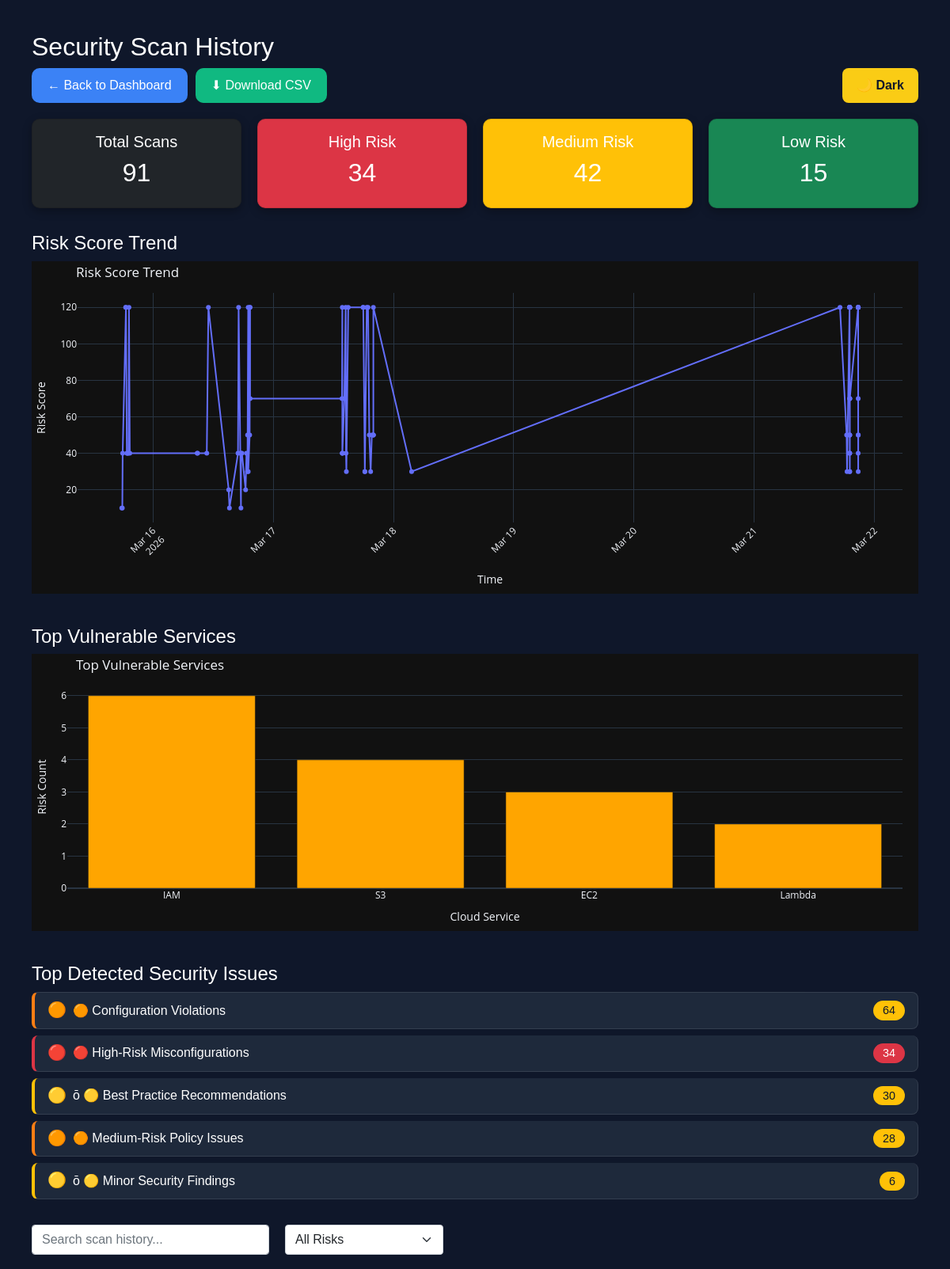
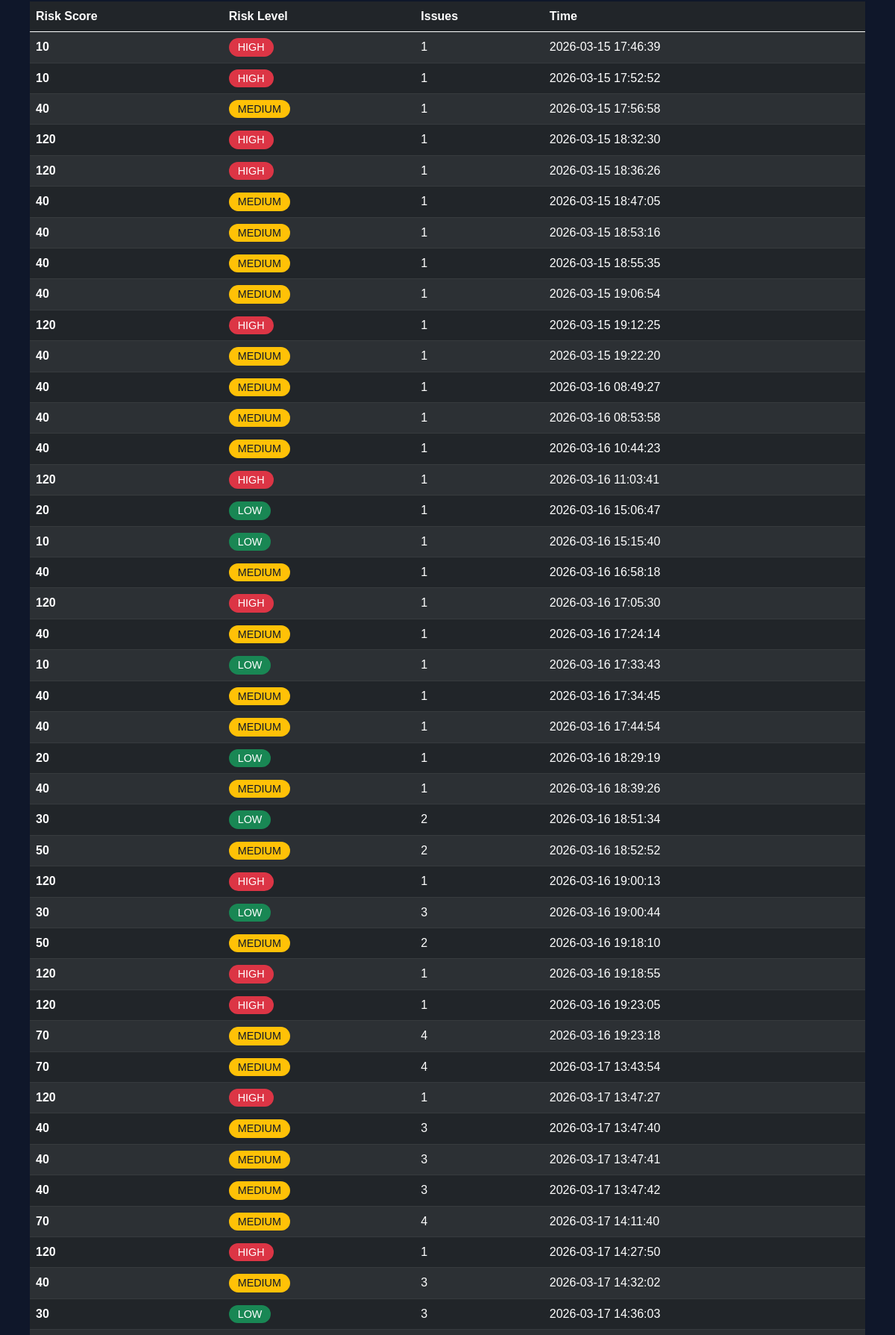
Screenshot of /history (signed in, upper part) with the database file from the repository (2 pictures, top to bottom).
### tables this page shows
CREATE TABLE scans (
            id INTEGER PRIMARY KEY AUTOINCREMENT,
            username TEXT,
            risk_score INTEGER,
            risk_level TEXT,
            issues_count INTEGER,
            timestamp DATETIME DEFAULT CURRENT_TIMESTAMP
        );

### app.py (the view, shortened to what this page needs)
@app.route("/history")
def history():
    if "user_id" not in session:
        return redirect(url_for("auth.login"))
    username = session.get("username")
    scans = get_scan_history(username)
    print(f"Username: {username}")
    print(f"Number of Scans: {len(scans)}")
    print(f"Scans data: {scans[:5]}")
    vulnerability_counts = {}
    for scan in scans:
        issues_count = scan[2]
        risk_level = scan[1]
        if issues_count > 0:
            if risk_level == "HIGH":
                if issues_count > 5:
                    category = "🔴 Critical Security Gaps"
                else:
                    category = "🔴 High-Risk Misconfigurations"
            elif risk_level == "MEDIUM":
                if issues_count > 3:
                    category = "🟠 Medium-Risk Policy Issues"
                else:
                    category = "🟠 Configuration Violations"
            elif risk_level == "LOW":
                if issues_count > 2:
                    category = "🟡 Best Practice Recommendations"
                else:
                    category = "🟡 Minor Security Findings"
            else:
                category = "⚪ Security Observations"
            vulnerability_counts[category] = (
                vulnerability_counts.get(category, 0) + issues_count
            )
    top_vulnerabilities = sorted(
        vulnerability_counts.items(), key=lambda x: x[1], reverse=True
    )[:5]
    if not top_vulnerabilities:
        top_vulnerabilities = [("📊 No security issues detected", 0)]
    print(f"Top vulnerabilities: {top_vulnerabilities}")  # Debug log
    services = ["IAM", "S3", "EC2", "Lambda"]
    service_risk_values = [6, 4, 3, 2]
    try:
        service_fig = go.Figure()
        service_fig.add_trace(
            go.Bar(x=services, y=service_risk_values, marker_color="orange")
        )
        service_fig.update_layout(
            title="Top Vulnerable Services",
            xaxis_title="Cloud Service",
            yaxis_title="Risk Count",
            template="plotly_dark",
            height=350,
            margin=dict(l=20, r=20, t=40, b=20),
        )
        service_chart = plot(
            service_fig,
            output_type="div",
            include_plotlyjs=False,
            config={"displaylogo": False, "displayModeBar": False},
        )
    except Exception as e:
        print(f"Error creating service chart: {e}")
        service_chart = "<p>Error loading chart</p>"
    total_scans = len(scans)
    high_risk = len([s for s in scans if s[1] == "HIGH"])
    medium_risk = len([s for s in scans if s[1] == "MEDIUM"])
    low_risk = len([s for s in scans if s[1] == "LOW"])
    scans = list(reversed(scans))
    risk_scores = [scan[0] for scan in scans]
    timestamps = [scan[3] for scan in scans]
    try:
        fig = go.Figure()
        fig.add_trace(
            go.Scatter(
                x=timestamps, y=risk_scores, mode="lines+markers", name="Risk Score"
            )
        )
        fig.update_layout(
            title="Risk Score Trend",
            height=420,
            xaxis_title="Time",
            yaxis_title="Risk Score",
            template="plotly_dark",
            margin=dict(l=20, r=20, t=40, b=20),
            xaxis_tickangle=-45,
        )
        chart = plot(
            fig,
            output_type="div",
            include_plotlyjs=False,
            config={"displaylogo": False, "displayModeBar": False},
        )
    except Exception as e:
        print(f"Error creating trend chart: {e}")
        chart = "<p>Error loading chart</p>"
    return render_template(
        "history.html",
        scans=scans,
        chart=chart,
        service_chart=service_chart,
        total_scans=total_scans,
        high_risk=high_risk,
        medium_risk=medium_risk,
        low_risk=low_risk,
        top_vulnerabilities=top_vulnerabilities,
    )

### app.py (called while the page is built)
@app.after_request
def add_security_headers(response):
    response.headers["X-Content-Type-Options"] = "nosniff"
    response.headers["X-Frame-Options"] = "DENY"
    response.headers["X-XSS-Protection"] = "1; mode=block"
    response.headers["Strict-Transport-Security"] = (
        "max-age=31536000; includeSubDomains"
    )
    response.headers["Content-Security-Policy"] = (
        "default-src 'self'; "
        "script-src 'self' 'unsafe-inline' 'unsafe-eval' https://cdn.plot.ly https://cdn.jsdelivr.net; "
        "style-src 'self' 'unsafe-inline' https://cdn.jsdelivr.net; "
        "img-src 'self' data: https:; "
        "connect-src 'self' https://cdn.jsdelivr.net;"
    )
    response.headers["Referrer-Policy"] = "strict-origin-when-cross-origin"
    response.headers["Permissions-Policy"] = "geolocation=(), microphone=(), camera=()"
    return response

### database/db.py (called while the page is built)
def get_scan_history(username):
    conn = sqlite3.connect(DB_NAME)
    cursor = conn.cursor()
    cursor.execute(
        """
        SELECT risk_score, risk_level, issues_count, timestamp
        FROM scans
        WHERE username = ?
        ORDER BY timestamp DESC
    """,
        (username,),
    )
    rows = cursor.fetchall()
    conn.close()
    return rows

### templates/history.html (shortened to what this page needs)
<!DOCTYPE html>
<html>
<head>
    <link href="https://cdn.jsdelivr.net/npm/bootstrap@5.0.0-beta3/dist/css/bootstrap.min.css" rel="stylesheet">
</head>
<body>
    <h2>Security Scan History</h2>
    <div style="display:flex; justify-content:space-between; margin-bottom:20px; flex-wrap: wrap; gap: 10px;">
        <div style="display:flex; gap:10px;">
            <a href="/" class="btn btn-primary">
                ← Back to Dashboard
            </a>
            <a href="/export_csv" class="btn btn-success">
                ⬇ Download CSV
            </a>
        </div>
        <div>
            <button onclick="toggleTheme()" id="themeBtn" class="theme-btn">
            </button>
        </div>
    </div>
    <div style="display:flex; gap:20px; margin-bottom:30px; flex-wrap: wrap;">
        <div class="card summary-card total-scans-card"
            style="flex:1; min-width:200px; text-align:center; padding:1rem; border-radius:10px; background: #1e293b; color: white; transition: all 0.3s ease;">
            <h5>Total Scans</h5>
            <h2>{{ total_scans }}</h2>
        </div>
        <div class="card summary-card high-risk-card"
            style="flex:1; min-width:200px; text-align:center; padding:1rem; border-radius:10px; background: #dc3545; color: white; transition: all 0.3s ease;">
            <h5>High Risk</h5>
            <h2>{{ high_risk }}</h2>
        </div>
        <div class="card summary-card medium-risk-card"
            style="flex:1; min-width:200px; text-align:center; padding:1rem; border-radius:10px; background: #ffc107; color: white; transition: all 0.3s ease;">
            <h5>Medium Risk</h5>
            <h2>{{ medium_risk }}</h2>
        </div>
        <div class="card summary-card low-risk-card"
            style="flex:1; min-width:200px; text-align:center; padding:1rem; border-radius:10px; background: #198754; color: white; transition: all 0.3s ease;">
            <h5>Low Risk</h5>
            <h2>{{ low_risk }}</h2>
        </div>
    </div>
    <h4 style="margin-top:30px;">Risk Score Trend</h4>
    <div style="margin-bottom:40px;" class="chart-container">
        {{ chart | safe }}
    </div>
    <h4 style="margin-top:30px;">Top Vulnerable Services</h4>
    <div style="margin-bottom:40px;" class="chart-container">
        {{ service_chart | safe }}
    </div>
    <h4 style="margin-top:30px;">Top Detected Security Issues</h4>
    <ul class="list-group mb-4">
        {% for vuln, count in top_vulnerabilities %}
        <li class="list-group-item d-flex justify-content-between align-items-center" style="{% if '🔴' in vuln %}border-left: 4px solid #dc3545;
                   {% elif '🟠' in vuln %}border-left: 4px solid #fd7e14;
                   {% elif '🟡' in vuln %}border-left: 4px solid #ffc107;
                   {% else %}border-left: 4px solid #6c757d;{% endif %}">
            <span style="display: flex; align-items: center; gap: 8px;">
                {% if '🔴' in vuln %}
                <span style="font-size: 1.2rem;">🔴</span>
                {% elif '🟠' in vuln %}
                <span style="font-size: 1.2rem;">🟠</span>
                {% elif '🟡' in vuln %}
                <span style="font-size: 1.2rem;">🟡</span>ō
                {% else %}
                <span style="font-size: 1.2rem;">⚪</span>
                {% endif %}
                {{ vuln }}
            </span>
            <span class="badge {% if '🔴' in vuln %}bg-danger
                             {% elif '🟠' in vuln %}bg-warning text-dark
                             {% elif '🟡' in vuln %}bg-warning text-dark
                             {% else %}bg-secondary{% endif %} rounded-pill">
                {{ count }}
            </span>
        </li>
        {% endfor %}
    </ul>
    <div style="display:flex; gap:20px; margin-bottom:20px;">
        <input type="text" id="searchInput" onkeyup="searchTable()" placeholder="Search scan history..."
            class="form-control" style="max-width:300px;">
        <select id="riskFilter" class="form-select" style="width:200px;" onchange="filterTable()">
            <option value="ALL">All Risks</option>
        </select>
    </div>
    <table id="scanTable" class="table table-dark table-striped">
        <thead>
            <tr>
                <th>Risk Score</th>
                <th>Risk Level</th>
                <th>Issues</th>
                <th>Time</th>
            </tr>
        </thead>
        <tbody>
            {% for scan in scans %}
            <tr>
                <td>{{ scan[0] }}</td>
                <td>
                    <span class="badge {% if scan[1] == 'HIGH' %}bg-danger
                                     {% elif scan[1] == 'MEDIUM' %}bg-warning text-dark
                                     {% elif scan[1] == 'LOW' %}bg-success
                                     {% else %}bg-secondary{% endif %}">
                        {{ scan[1] }}
                    </span>
                </td>
                <td>{{ scan[2] }}</td>
                <td>{{ scan[3] }}</td>
            </tr>
            {% endfor %}
        </tbody>
    </table>
</body>
</html>

### templates/history.html (style rules this page uses)
body { background: #0f172a; color: white; font-family: Arial; padding: 40px; transition: background-color 0.3s ease, color 0.3s ease; }
table { background: #1e293b; }
.theme-btn { background: #facc15; color: #0f172a; padding: 10px 18px; border-radius: 8px; border: none; font-weight: bold; cursor: pointer; transition: all 0.2s ease; }
.summary-card { box-shadow: 0 4px 12px rgba(0, 0, 0, 0.3); }
.list-group-item { transition: transform 0.2s ease, box-shadow 0.2s ease; margin-bottom: 8px; border-radius: 8px !important; border: 1px solid rgba(255, 255, 255, 0.1); background: #1e293b; color: white; }
.badge { font-size: 0.9rem; padding: 5px 12px; border-radius: 20px; font-weight: 500; }
.badge.bg-danger { background: #dc3545 !important; color: white; }
.badge.bg-warning { background: #ffc107 !important; color: #0f172a !important; }
.btn-primary { background: #3b82f6; border: none; color: white; padding: 10px 20px; border-radius: 10px; font-weight: 500; transition: all 0.2s ease; }
.btn-success { background: #10b981; border: none; color: white; padding: 10px 20px; border-radius: 10px; font-weight: 500; transition: all 0.2s ease; }
#scanTable td:first-child { font-weight: 600; }

### rows the page displays
scans: risk_score "10", risk_level "HIGH", issues_count "1", timestamp "2026-03-15 17:46:39"
scans: risk_score "10", risk_level "HIGH", issues_count "1", timestamp "2026-03-15 17:52:52"
scans: risk_score "40", risk_level "MEDIUM", issues_count "1", timestamp "2026-03-15 17:56:58"
scans: risk_score "120", risk_level "HIGH", issues_count "1", timestamp "2026-03-15 18:32:30"
scans: risk_score "120", risk_level "HIGH", issues_count "1", timestamp "2026-03-15 18:36:26"
scans: risk_score "40", risk_level "MEDIUM", issues_count "1", timestamp "2026-03-15 18:47:05"
scans: risk_score "40", risk_level "MEDIUM", issues_count "1", timestamp "2026-03-15 18:53:16"
scans: risk_score "40", risk_level "MEDIUM", issues_count "1", timestamp "2026-03-15 18:55:35"
scans: risk_score "40", risk_level "MEDIUM", issues_count "1", timestamp "2026-03-15 19:06:54"
scans: risk_score "120", risk_level "HIGH", issues_count "1", timestamp "2026-03-15 19:12:25"
scans: risk_score "40", risk_level "MEDIUM", issues_count "1", timestamp "2026-03-15 19:22:20"
scans: risk_score "40", risk_level "MEDIUM", issues_count "1", timestamp "2026-03-16 08:49:27"
scans: risk_score "40", risk_level "MEDIUM", issues_count "1", timestamp "2026-03-16 08:53:58"
scans: risk_score "40", risk_level "MEDIUM", issues_count "1", timestamp "2026-03-16 10:44:23"
scans: risk_score "120", risk_level "HIGH", issues_count "1", timestamp "2026-03-16 11:03:41"
scans: risk_score "20", risk_level "LOW", issues_count "1", timestamp "2026-03-16 15:06:47"
scans: risk_score "10", risk_level "LOW", issues_count "1", timestamp "2026-03-16 15:15:40"
scans: risk_score "40", risk_level "MEDIUM", issues_count "1", timestamp "2026-03-16 16:58:18"
scans: risk_score "120", risk_level "HIGH", issues_count "1", timestamp "2026-03-16 17:05:30"
scans: risk_score "40", risk_level "MEDIUM", issues_count "1", timestamp "2026-03-16 17:24:14"
scans: risk_score "10", risk_level "LOW", issues_count "1", timestamp "2026-03-16 17:33:43"
scans: risk_score "40", risk_level "MEDIUM", issues_count "1", timestamp "2026-03-16 17:34:45"
scans: risk_score "40", risk_level "MEDIUM", issues_count "1", timestamp "2026-03-16 17:44:54"
scans: risk_score "20", risk_level "LOW", issues_count "1", timestamp "2026-03-16 18:29:19"
scans: risk_score "40", risk_level "MEDIUM", issues_count "1", timestamp "2026-03-16 18:39:26"
scans: risk_score "30", risk_level "LOW", issues_count "2", timestamp "2026-03-16 18:51:34"
scans: risk_score "50", risk_level "MEDIUM", issues_count "2", timestamp "2026-03-16 18:52:52"
scans: risk_score "120", risk_level "HIGH", issues_count "1", timestamp "2026-03-16 19:00:13"
scans: risk_score "30", risk_level "LOW", issues_count "3", timestamp "2026-03-16 19:00:44"
scans: risk_score "50", risk_level "MEDIUM", issues_count "2", timestamp "2026-03-16 19:18:10"
scans: risk_score "120", risk_level "HIGH", issues_count "1", timestamp "2026-03-16 19:18:55"
scans: risk_score "120", risk_level "HIGH", issues_count "1", timestamp "2026-03-16 19:23:05"
scans: risk_score "70", risk_level "MEDIUM", issues_count "4", timestamp "2026-03-16 19:23:18"
scans: risk_score "70", risk_level "MEDIUM", issues_count "4", timestamp "2026-03-17 13:43:54"
scans: risk_score "120", risk_level "HIGH", issues_count "1", timestamp "2026-03-17 13:47:27"
scans: risk_score "40", risk_level "MEDIUM", issues_count "3", timestamp "2026-03-17 13:47:40"
scans: risk_score "40", risk_level "MEDIUM", issues_count "3", timestamp "2026-03-17 13:47:41"
scans: risk_score "40", risk_level "MEDIUM", issues_count "3", timestamp "2026-03-17 13:47:42"
scans: risk_score "70", risk_level "MEDIUM", issues_count "4", timestamp "2026-03-17 14:11:40"
scans: risk_score "120", risk_level "HIGH", issues_count "1", timestamp "2026-03-17 14:27:50"
scans: risk_score "40", risk_level "MEDIUM", issues_count "3", timestamp "2026-03-17 14:32:02"
scans: risk_score "30", risk_level "LOW", issues_count "3", timestamp "2026-03-17 14:36:03"

### other values shown
{{ total_scans }} "91"
{{ high_risk }} "34"
{{ medium_risk }} "42"
{{ low_risk }} "15"
{{ vuln }} "🟠 Configuration Violations" "🔴 High-Risk Misconfigurations" "🟡 Best Practice Recommendations" "🟠 Medium-Risk Policy Issues" "🟡 Minor Security Findings"
{{ count }} "64" "34" "30" "28" "6"
